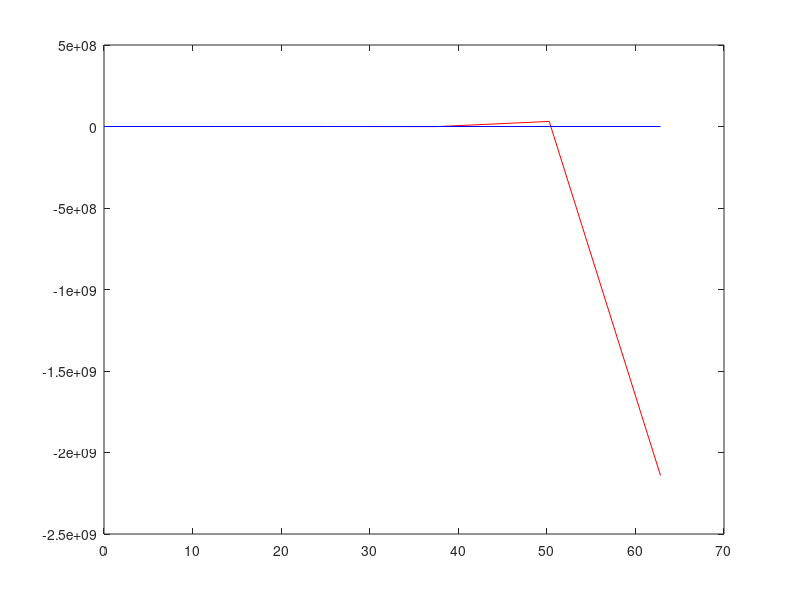

Source code (MATLAB):
clear;close all;
% Runge-Kutta second order approximate solution
% to the harmonic oscillator

% set the angular frequency
w=1;

% decide how long to follow the motion, 10 periods in this case
tfinal=2*pi/w*10;

% choose the number of time steps to take
N=input(' Enter the number of time steps to take - ')

% calculate the time step
tau=tfinal/N;

% initialize the time array
t(1)=0;

% set the initial values of position and velocity
x(1)=1;v(1)=0;

% Do Runge-Kutta for N time steps
for n=1:N
   t(n+1)=n*tau;

   % Predictor step .5*tau into the future
   xhalf=x(n) + v(n)*tau*.5;
   vhalf=v(n) - w^2*x(n)*tau*.5;

   % Corrector step
   x(n+1)=x(n) + vhalf*tau;
   v(n+1)=v(n) - w^2*xhalf*tau;

end

% plot the result and compare it with the exact solution
% x(t)=cos(w*t) and v(t)=-w*sin(w*t)

plot(t,x,'r-',t,cos(w*t),'b-')
